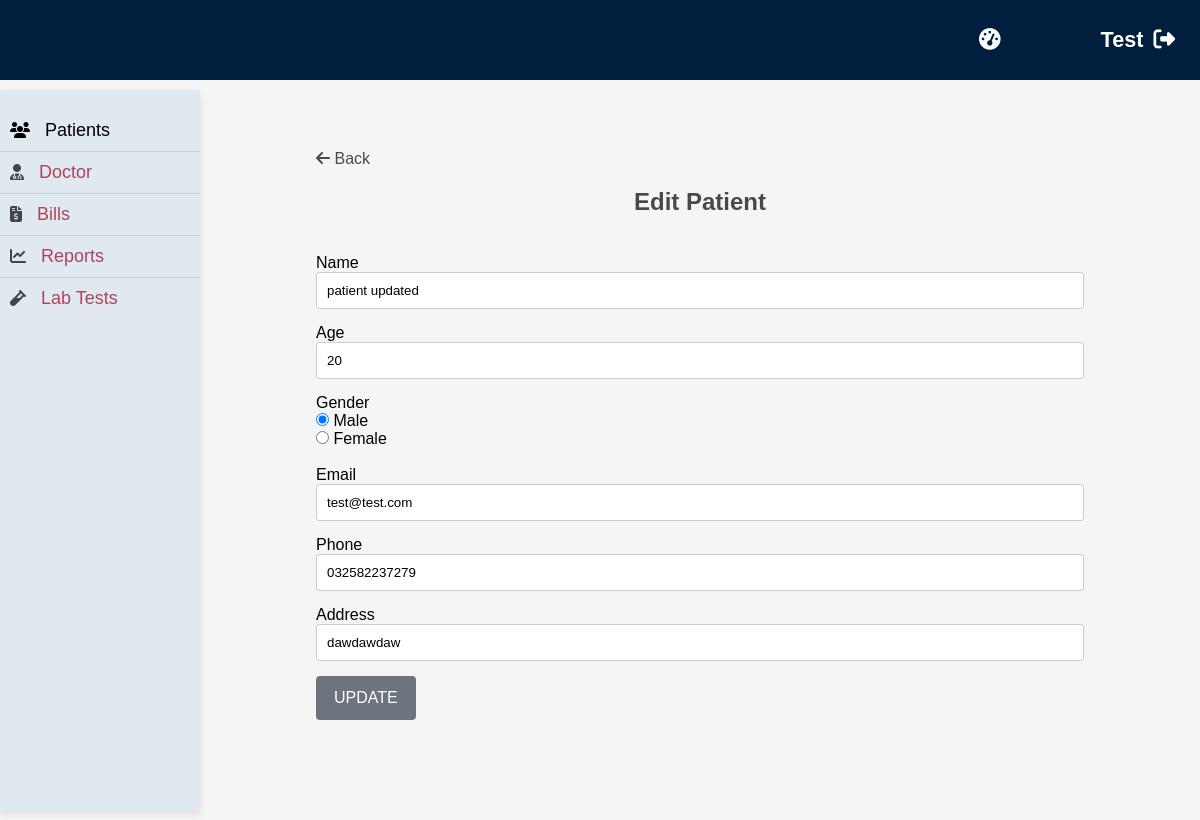
/edit_patient.php?id=9 (signed in), run on the app's committed database.
### tables this page shows
CREATE TABLE `patient` (
  `id` int(11) NOT NULL,
  `name` varchar(100) NOT NULL,
  `email` varchar(50) NOT NULL,
  `gender` varchar(10) NOT NULL,
  `age` int(11) NOT NULL,
  `address` varchar(50) NOT NULL,
  `phone` varchar(15) NOT NULL,
  `password` varchar(50) NOT NULL
);

### edit_patient.php (the view, shortened to what this page needs)
<?php
require_once "utils/connection.php";
if (isset($_GET['id']) && ($_SERVER['REQUEST_METHOD'] === 'GET')) {
    $patientId = $_GET['id'];
    $sql = "SELECT * FROM patient WHERE id = ?";
    $stmt = $mysqli->prepare($sql);
    $stmt->bind_param("i", $patientId);
    $stmt->execute();
    $result = $stmt->get_result();
     if ($result->num_rows === 1) {
        $matchedPatient = $result->fetch_assoc();
        $name = $matchedPatient['name'];
        $age = $matchedPatient['age'];
        $gender = $matchedPatient['gender'];
        $email = $matchedPatient['email'];
        $phone = $matchedPatient['phone'];
        $address = $matchedPatient['address'];
    }
}
?>
<!DOCTYPE html>
<html lang="en">
<head>
    <link rel="stylesheet" href="https://cdnjs.cloudflare.com/ajax/libs/font-awesome/5.15.3/css/all.min.css" />
    <link rel="stylesheet" href="css/style.css" />
    <link rel="stylesheet" href="css/dashboard/common.css" />
</head>
<body class="dark-theme">
    <?php require_once 'components/Nav.php'; ?>
    <?php require_once 'components/sidebar.php'; ?>
    <div class="content">
        <div class="details">
            <div class='go-back'>
                <a href="dashboard-patients.php" class="go-back-button"><i class="fas fa-arrow-left"></i> Back</a>
            </div>
            <h2 class="heading">Edit Patient</h2>
            <br>
            <div class="form-container">
                <form method="POST" action="">
                    <div class="form-group">
                        <label for="name">Name</label>
                        <input type="text" id="name" name="name" value="<?php echo $name ?? ''; ?>">
                    </div>
                    <div class="form-group">
                        <label for="age">Age</label>
                        <input type="number" id="age" name="age" value="<?php echo $age ?? ''; ?>">
                    </div>
                    <div class="form-group">
                        <label>Gender</label><br>
                        <input type="radio" id="genderMale" name="gender" value="male" <?php if (strcasecmp($gender, 'male') === 0)
                            echo 'checked'; ?>>
                        <label for="genderMale">Male</label><br>
                        <input type="radio" id="genderFemale" name="gender" value="female" <?php if (strcasecmp($gender, 'female') === 0)
                            echo 'checked'; ?>>
                        <label for="genderFemale">Female</label><br>
                    </div>
                    <br>
                    <div class="form-group">
                        <label for="email">Email</label>
                        <input type="text" id="email" name="email" value="<?php echo $email ?? ''; ?>">
                    </div>
                    <div class="form-group">
                        <label for="phone">Phone</label>
                        <input type="text" id="phone" name="phone" value="<?php echo $phone ?? ''; ?>">
                    </div>
                    <div class="form-group">
                        <label for="address">Address</label>
                        <input type="text" id="address" name="address" value="<?php echo $address ?? ''; ?>">
                    </div>
                    <button type="submit" class="button primary-button">Update</button>
                </form>
            </div>
        </div>
    </div>
</body>
</html>

### css/style.css (style rules this page uses)
* { box-sizing: border-box; margin: 0; padding: 0; font-family: "Gill Sans", "Gill Sans MT", Calibri, "Trebuchet MS", sans-serif; }
body { background-color: #F5F5F5; }
.content { flex: 1; padding: 20px; }
html { scroll-behavior: smooth; }
a { text-decoration: none; color: #fff; }
.button { display: inline-block; padding: 13px 18px; border: none; border-radius: 4px; color: #fff; text-transform: uppercase; font-size: 16px; text-align: center; text-decoration: none; cursor: pointer; transition: all 0.3s ease; }
.go-back { margin-top: 15px; }
.go-back a { color: rgba(0, 0, 0, 0.7); margin-top: 15px; }
.primary-button { background-color: #6c757d; }
.container input[type="text"], .container input[type="password"], .container input[type="number"], .container input[type="email"],.content input[type="text"], .content input[type="password"], .content input[type="number"], .content input[type="email"] { width: 100%; padding: 10px; margin-bottom: 15px; border: 1px solid #ccc; border-radius: 3px; }

### css/dashboard/common.css (style rules this page uses)
.content { position: relative; height: calc(100vh - 80px); top:100px; left: 0; }
.details { margin: 30px auto; width: 80%; }
.details .heading { color: rgba(0, 0, 0, 0.7); text-align: center; margin: 20px 0; }

### components/sidebar.php (style rules this page uses)
.content { margin-left: 200px; padding: 20px; }

### data on the page
patient: name "patient updated", age "20", gender "☑ Male", gender "☐ Female", email "test@test.com", phone "032582237279", address "dawdawdaw"

### other printed values
$_SESSION['username'] "Test"
$title['name'] "Patients"
$title['name'] "Doctor"
$title['name'] "Bills"
$title['name'] "Reports"
$title['name'] "Lab Tests"
